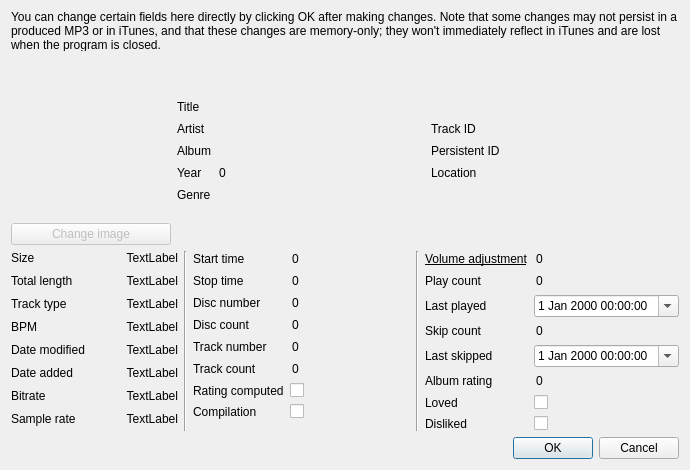
<?xml version="1.0" encoding="UTF-8"?>
<ui version="4.0">
 <class>SongInfoDialog</class>
 <widget class="QDialog" name="SongInfoDialog">
  <property name="geometry">
   <rect>
    <x>0</x>
    <y>0</y>
    <width>669</width>
    <height>466</height>
   </rect>
  </property>
  <property name="windowTitle">
   <string>Song information: {song.name} - {song.artist}</string>
  </property>
  <property name="styleSheet">
   <string notr="true">QLineEdit, QSpinBox{
	background:transparent;
	border:transparent;
}

QLineEdit:focus, QSpinBox:focus{
	background:white;
	border: 1px solid gray;
}</string>
  </property>
  <layout class="QVBoxLayout" name="verticalLayout_4">
   <item>
    <widget class="QLabel" name="label_19">
     <property name="sizePolicy">
      <sizepolicy hsizetype="Preferred" vsizetype="Fixed">
       <horstretch>0</horstretch>
       <verstretch>0</verstretch>
      </sizepolicy>
     </property>
     <property name="minimumSize">
      <size>
       <width>0</width>
       <height>40</height>
      </size>
     </property>
     <property name="maximumSize">
      <size>
       <width>16777215</width>
       <height>40</height>
      </size>
     </property>
     <property name="styleSheet">
      <string notr="true">QTextEdit{
background:transparent
}</string>
     </property>
     <property name="text">
      <string>You can change certain fields here directly by clicking OK after making changes. Note that some changes may not persist in a produced MP3 or in iTunes, and that these changes are memory-only; they won't immediately reflect in iTunes and are lost when the program is closed.</string>
     </property>
     <property name="wordWrap">
      <bool>true</bool>
     </property>
    </widget>
   </item>
   <item>
    <layout class="QHBoxLayout" name="horizontalLayout">
     <item>
      <layout class="QVBoxLayout" name="verticalLayout_3">
       <item>
        <widget class="QLabel" name="songImageLabel">
         <property name="sizePolicy">
          <sizepolicy hsizetype="Fixed" vsizetype="Fixed">
           <horstretch>0</horstretch>
           <verstretch>0</verstretch>
          </sizepolicy>
         </property>
         <property name="minimumSize">
          <size>
           <width>160</width>
           <height>160</height>
          </size>
         </property>
         <property name="maximumSize">
          <size>
           <width>160</width>
           <height>160</height>
          </size>
         </property>
         <property name="text">
          <string/>
         </property>
        </widget>
       </item>
       <item>
        <widget class="QPushButton" name="pushButton">
         <property name="enabled">
          <bool>false</bool>
         </property>
         <property name="text">
          <string>Change image</string>
         </property>
        </widget>
       </item>
      </layout>
     </item>
     <item>
      <layout class="QFormLayout" name="formLayout_2">
       <property name="formAlignment">
        <set>Qt::AlignLeading|Qt::AlignLeft|Qt::AlignVCenter</set>
       </property>
       <item row="0" column="0">
        <widget class="QLabel" name="titleLabel">
         <property name="text">
          <string>Title</string>
         </property>
        </widget>
       </item>
       <item row="0" column="1">
        <widget class="QLineEdit" name="titleLineEdit">
         <property name="whatsThis">
          <string/>
         </property>
         <property name="styleSheet">
          <string notr="true"/>
         </property>
        </widget>
       </item>
       <item row="1" column="0">
        <widget class="QLabel" name="artistLabel">
         <property name="text">
          <string>Artist</string>
         </property>
        </widget>
       </item>
       <item row="1" column="1">
        <widget class="QLineEdit" name="artistLineEdit"/>
       </item>
       <item row="2" column="0">
        <widget class="QLabel" name="albumLabel">
         <property name="text">
          <string>Album</string>
         </property>
        </widget>
       </item>
       <item row="2" column="1">
        <widget class="QLineEdit" name="albumLineEdit"/>
       </item>
       <item row="3" column="0">
        <widget class="QLabel" name="yearLabel">
         <property name="text">
          <string>Year</string>
         </property>
        </widget>
       </item>
       <item row="3" column="1">
        <widget class="QSpinBox" name="yearSpinBox">
         <property name="buttonSymbols">
          <enum>QAbstractSpinBox::NoButtons</enum>
         </property>
        </widget>
       </item>
       <item row="4" column="0">
        <widget class="QLabel" name="genreLabel">
         <property name="text">
          <string>Genre</string>
         </property>
        </widget>
       </item>
       <item row="4" column="1">
        <widget class="QLineEdit" name="genreLineEdit"/>
       </item>
      </layout>
     </item>
     <item>
      <layout class="QVBoxLayout" name="verticalLayout_2">
       <item>
        <layout class="QFormLayout" name="formLayout_3">
         <property name="formAlignment">
          <set>Qt::AlignLeading|Qt::AlignLeft|Qt::AlignVCenter</set>
         </property>
         <item row="0" column="0">
          <widget class="QLabel" name="trackIDLabel">
           <property name="text">
            <string>Track ID</string>
           </property>
          </widget>
         </item>
         <item row="0" column="1">
          <widget class="QLineEdit" name="trackIDLineEdit">
           <property name="text">
            <string/>
           </property>
           <property name="readOnly">
            <bool>true</bool>
           </property>
          </widget>
         </item>
         <item row="1" column="0">
          <widget class="QLabel" name="persistentIDLabel">
           <property name="text">
            <string>Persistent ID</string>
           </property>
          </widget>
         </item>
         <item row="1" column="1">
          <widget class="QLineEdit" name="persistentIDLineEdit">
           <property name="readOnly">
            <bool>true</bool>
           </property>
          </widget>
         </item>
         <item row="2" column="0">
          <widget class="QLabel" name="locationLabel">
           <property name="text">
            <string>Location</string>
           </property>
          </widget>
         </item>
         <item row="2" column="1">
          <widget class="QLineEdit" name="locationLineEdit">
           <property name="readOnly">
            <bool>true</bool>
           </property>
          </widget>
         </item>
        </layout>
       </item>
      </layout>
     </item>
    </layout>
   </item>
   <item>
    <layout class="QHBoxLayout" name="horizontalLayout_2">
     <property name="sizeConstraint">
      <enum>QLayout::SetMinAndMaxSize</enum>
     </property>
     <item>
      <layout class="QVBoxLayout" name="verticalLayout">
       <item>
        <layout class="QFormLayout" name="formLayout_4">
         <property name="verticalSpacing">
          <number>9</number>
         </property>
         <item row="0" column="0">
          <widget class="QLabel" name="label_13">
           <property name="text">
            <string>Size</string>
           </property>
          </widget>
         </item>
         <item row="0" column="1">
          <widget class="QLabel" name="sizeLabel">
           <property name="minimumSize">
            <size>
             <width>87</width>
             <height>0</height>
            </size>
           </property>
           <property name="text">
            <string>TextLabel</string>
           </property>
           <property name="alignment">
            <set>Qt::AlignRight|Qt::AlignTrailing|Qt::AlignVCenter</set>
           </property>
          </widget>
         </item>
         <item row="1" column="0">
          <widget class="QLabel" name="label_16">
           <property name="text">
            <string>Total length</string>
           </property>
          </widget>
         </item>
         <item row="1" column="1">
          <widget class="QLabel" name="totalLengthLabel">
           <property name="text">
            <string>TextLabel</string>
           </property>
           <property name="alignment">
            <set>Qt::AlignRight|Qt::AlignTrailing|Qt::AlignVCenter</set>
           </property>
          </widget>
         </item>
         <item row="2" column="0">
          <widget class="QLabel" name="label_14">
           <property name="text">
            <string>Track type</string>
           </property>
          </widget>
         </item>
         <item row="2" column="1">
          <widget class="QLabel" name="trackTypeLabel">
           <property name="text">
            <string>TextLabel</string>
           </property>
           <property name="alignment">
            <set>Qt::AlignRight|Qt::AlignTrailing|Qt::AlignVCenter</set>
           </property>
          </widget>
         </item>
         <item row="3" column="0">
          <widget class="QLabel" name="label_3">
           <property name="text">
            <string>BPM</string>
           </property>
          </widget>
         </item>
         <item row="3" column="1">
          <widget class="QLabel" name="bpmLabel">
           <property name="text">
            <string>TextLabel</string>
           </property>
           <property name="alignment">
            <set>Qt::AlignRight|Qt::AlignTrailing|Qt::AlignVCenter</set>
           </property>
          </widget>
         </item>
         <item row="4" column="0">
          <widget class="QLabel" name="label_5">
           <property name="text">
            <string>Date modified</string>
           </property>
          </widget>
         </item>
         <item row="4" column="1">
          <widget class="QLabel" name="dateModifiedLabel">
           <property name="text">
            <string>TextLabel</string>
           </property>
           <property name="alignment">
            <set>Qt::AlignRight|Qt::AlignTrailing|Qt::AlignVCenter</set>
           </property>
          </widget>
         </item>
         <item row="5" column="0">
          <widget class="QLabel" name="label_6">
           <property name="text">
            <string>Date added</string>
           </property>
          </widget>
         </item>
         <item row="5" column="1">
          <widget class="QLabel" name="dateAddedLabel">
           <property name="text">
            <string>TextLabel</string>
           </property>
           <property name="alignment">
            <set>Qt::AlignRight|Qt::AlignTrailing|Qt::AlignVCenter</set>
           </property>
          </widget>
         </item>
         <item row="6" column="0">
          <widget class="QLabel" name="label_7">
           <property name="text">
            <string>Bitrate</string>
           </property>
          </widget>
         </item>
         <item row="6" column="1">
          <widget class="QLabel" name="bitrateLabel">
           <property name="text">
            <string>TextLabel</string>
           </property>
           <property name="alignment">
            <set>Qt::AlignRight|Qt::AlignTrailing|Qt::AlignVCenter</set>
           </property>
          </widget>
         </item>
         <item row="7" column="1">
          <widget class="QLabel" name="sampleRateLabel">
           <property name="text">
            <string>TextLabel</string>
           </property>
           <property name="alignment">
            <set>Qt::AlignRight|Qt::AlignTrailing|Qt::AlignVCenter</set>
           </property>
          </widget>
         </item>
         <item row="7" column="0">
          <widget class="QLabel" name="label_8">
           <property name="text">
            <string>Sample rate</string>
           </property>
          </widget>
         </item>
        </layout>
       </item>
      </layout>
     </item>
     <item>
      <widget class="Line" name="line">
       <property name="orientation">
        <enum>Qt::Vertical</enum>
       </property>
      </widget>
     </item>
     <item>
      <layout class="QFormLayout" name="formLayout_5">
       <item row="0" column="0">
        <widget class="QLabel" name="startTimeLabel">
         <property name="text">
          <string>Start time</string>
         </property>
        </widget>
       </item>
       <item row="0" column="1">
        <widget class="QSpinBox" name="startTimeSpinBox">
         <property name="minimumSize">
          <size>
           <width>120</width>
           <height>0</height>
          </size>
         </property>
         <property name="buttonSymbols">
          <enum>QAbstractSpinBox::NoButtons</enum>
         </property>
        </widget>
       </item>
       <item row="1" column="0">
        <widget class="QLabel" name="stopTimeLabel">
         <property name="text">
          <string>Stop time</string>
         </property>
        </widget>
       </item>
       <item row="1" column="1">
        <widget class="QSpinBox" name="stopTimeSpinBox">
         <property name="buttonSymbols">
          <enum>QAbstractSpinBox::NoButtons</enum>
         </property>
        </widget>
       </item>
       <item row="2" column="0">
        <widget class="QLabel" name="discNumberLabel">
         <property name="text">
          <string>Disc number</string>
         </property>
        </widget>
       </item>
       <item row="2" column="1">
        <widget class="QSpinBox" name="discNumberSpinBox">
         <property name="buttonSymbols">
          <enum>QAbstractSpinBox::NoButtons</enum>
         </property>
        </widget>
       </item>
       <item row="3" column="0">
        <widget class="QLabel" name="discCountLabel">
         <property name="text">
          <string>Disc count</string>
         </property>
        </widget>
       </item>
       <item row="3" column="1">
        <widget class="QSpinBox" name="discCountSpinBox">
         <property name="buttonSymbols">
          <enum>QAbstractSpinBox::NoButtons</enum>
         </property>
        </widget>
       </item>
       <item row="4" column="0">
        <widget class="QLabel" name="trackNumberLabel">
         <property name="text">
          <string>Track number</string>
         </property>
        </widget>
       </item>
       <item row="4" column="1">
        <widget class="QSpinBox" name="trackNumberSpinBox">
         <property name="buttonSymbols">
          <enum>QAbstractSpinBox::NoButtons</enum>
         </property>
        </widget>
       </item>
       <item row="5" column="0">
        <widget class="QLabel" name="trackCountLabel">
         <property name="text">
          <string>Track count</string>
         </property>
        </widget>
       </item>
       <item row="5" column="1">
        <widget class="QSpinBox" name="trackCountSpinBox">
         <property name="buttonSymbols">
          <enum>QAbstractSpinBox::NoButtons</enum>
         </property>
        </widget>
       </item>
       <item row="6" column="0">
        <widget class="QLabel" name="ratingComputedLabel">
         <property name="text">
          <string>Rating computed</string>
         </property>
        </widget>
       </item>
       <item row="6" column="1">
        <widget class="QCheckBox" name="ratingComputedCheckBox"/>
       </item>
       <item row="7" column="0">
        <widget class="QLabel" name="compilationLabel">
         <property name="text">
          <string>Compilation</string>
         </property>
        </widget>
       </item>
       <item row="7" column="1">
        <widget class="QCheckBox" name="compilationCheckBox"/>
       </item>
      </layout>
     </item>
     <item>
      <widget class="Line" name="line_2">
       <property name="orientation">
        <enum>Qt::Vertical</enum>
       </property>
      </widget>
     </item>
     <item>
      <layout class="QFormLayout" name="formLayout_6">
       <item row="0" column="0">
        <widget class="QLabel" name="volumeAdjustmentLabel">
         <property name="font">
          <font>
           <underline>true</underline>
          </font>
         </property>
         <property name="toolTip">
          <string>iTunes normally stores this value from -255 to 255. You can set it from -255 to 1024 here, which is equivalent to a 400% volume increase.</string>
         </property>
         <property name="text">
          <string>Volume adjustment</string>
         </property>
        </widget>
       </item>
       <item row="0" column="1">
        <widget class="QSpinBox" name="volumeAdjustmentSpinBox">
         <property name="toolTip">
          <string>iTunes normally stores this value from -255 to 255. You can set it from -255 to 1024 here, which is equivalent to a 400% volume increase.</string>
         </property>
         <property name="buttonSymbols">
          <enum>QAbstractSpinBox::NoButtons</enum>
         </property>
         <property name="minimum">
          <number>-1024</number>
         </property>
         <property name="maximum">
          <number>1024</number>
         </property>
        </widget>
       </item>
       <item row="1" column="0">
        <widget class="QLabel" name="playCountLabel">
         <property name="toolTip">
          <string>This value is not editable.</string>
         </property>
         <property name="text">
          <string>Play count</string>
         </property>
        </widget>
       </item>
       <item row="1" column="1">
        <widget class="QSpinBox" name="playCountSpinBox">
         <property name="toolTip">
          <string>This value is not editable.</string>
         </property>
         <property name="readOnly">
          <bool>true</bool>
         </property>
         <property name="buttonSymbols">
          <enum>QAbstractSpinBox::NoButtons</enum>
         </property>
        </widget>
       </item>
       <item row="2" column="0">
        <widget class="QLabel" name="lastPlayedLabel">
         <property name="text">
          <string>Last played</string>
         </property>
        </widget>
       </item>
       <item row="2" column="1">
        <widget class="QDateTimeEdit" name="lastPlayedDateTimeEdit">
         <property name="calendarPopup">
          <bool>true</bool>
         </property>
        </widget>
       </item>
       <item row="3" column="0">
        <widget class="QLabel" name="skipCountLabel">
         <property name="text">
          <string>Skip count</string>
         </property>
        </widget>
       </item>
       <item row="3" column="1">
        <widget class="QSpinBox" name="skipCountSpinBox">
         <property name="buttonSymbols">
          <enum>QAbstractSpinBox::NoButtons</enum>
         </property>
        </widget>
       </item>
       <item row="4" column="0">
        <widget class="QLabel" name="lastSkippedLabel">
         <property name="text">
          <string>Last skipped</string>
         </property>
        </widget>
       </item>
       <item row="5" column="0">
        <widget class="QLabel" name="albumRatingLabel">
         <property name="text">
          <string>Album rating</string>
         </property>
        </widget>
       </item>
       <item row="5" column="1">
        <widget class="QSpinBox" name="albumRatingSpinBox">
         <property name="buttonSymbols">
          <enum>QAbstractSpinBox::NoButtons</enum>
         </property>
        </widget>
       </item>
       <item row="6" column="0">
        <widget class="QLabel" name="lovedLabel">
         <property name="text">
          <string>Loved</string>
         </property>
        </widget>
       </item>
       <item row="6" column="1">
        <widget class="QCheckBox" name="lovedCheckBox"/>
       </item>
       <item row="7" column="0">
        <widget class="QLabel" name="dislikedLabel">
         <property name="text">
          <string>Disliked</string>
         </property>
        </widget>
       </item>
       <item row="7" column="1">
        <widget class="QCheckBox" name="dislikedCheckBox"/>
       </item>
       <item row="4" column="1">
        <widget class="QDateTimeEdit" name="lastSkippedDateTimeEdit">
         <property name="showGroupSeparator" stdset="0">
          <bool>false</bool>
         </property>
         <property name="calendarPopup">
          <bool>true</bool>
         </property>
        </widget>
       </item>
      </layout>
     </item>
    </layout>
   </item>
   <item>
    <widget class="QDialogButtonBox" name="buttonBox">
     <property name="orientation">
      <enum>Qt::Horizontal</enum>
     </property>
     <property name="standardButtons">
      <set>QDialogButtonBox::Cancel|QDialogButtonBox::Ok</set>
     </property>
    </widget>
   </item>
  </layout>
 </widget>
 <resources/>
 <connections>
  <connection>
   <sender>buttonBox</sender>
   <signal>accepted()</signal>
   <receiver>SongInfoDialog</receiver>
   <slot>accept()</slot>
   <hints>
    <hint type="sourcelabel">
     <x>248</x>
     <y>254</y>
    </hint>
    <hint type="destinationlabel">
     <x>157</x>
     <y>274</y>
    </hint>
   </hints>
  </connection>
  <connection>
   <sender>buttonBox</sender>
   <signal>rejected()</signal>
   <receiver>SongInfoDialog</receiver>
   <slot>reject()</slot>
   <hints>
    <hint type="sourcelabel">
     <x>316</x>
     <y>260</y>
    </hint>
    <hint type="destinationlabel">
     <x>286</x>
     <y>274</y>
    </hint>
   </hints>
  </connection>
 </connections>
</ui>
